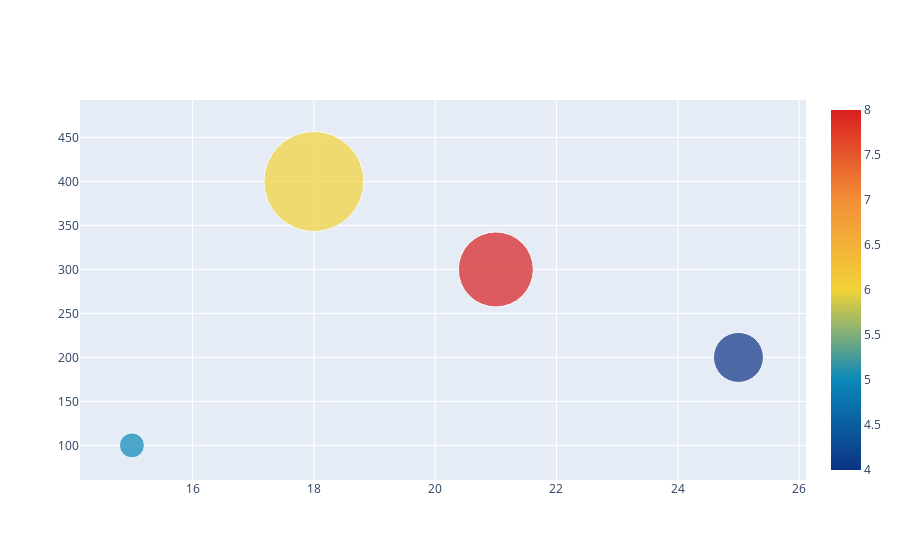

Notebook cell for this chart:
### Code cell
data=[trace]

offline.iplot(data)

### Figure 1 — Plotly figure (JSON) as saved in the notebook; plotly's stock layout.template omitted (floating-point values rounded to 4 significant figures)
{"data": [{"marker": {"color": [5, 6, 8, 4], "colorscale": [[0, "rgb(12,51,131)"], [0.25, "rgb(10,136,186)"], [0.5, "rgb(242,211,56)"], [0.75, "rgb(242,143,56)"], [1, "rgb(217,30,30)"]], "showscale": true, "size": [25, 100, 75, 50]}, "mode": "markers", "type": "scatter", "x": [15, 18, 21, 25], "y": [100, 400, 300, 200]}], "layout": {}}
